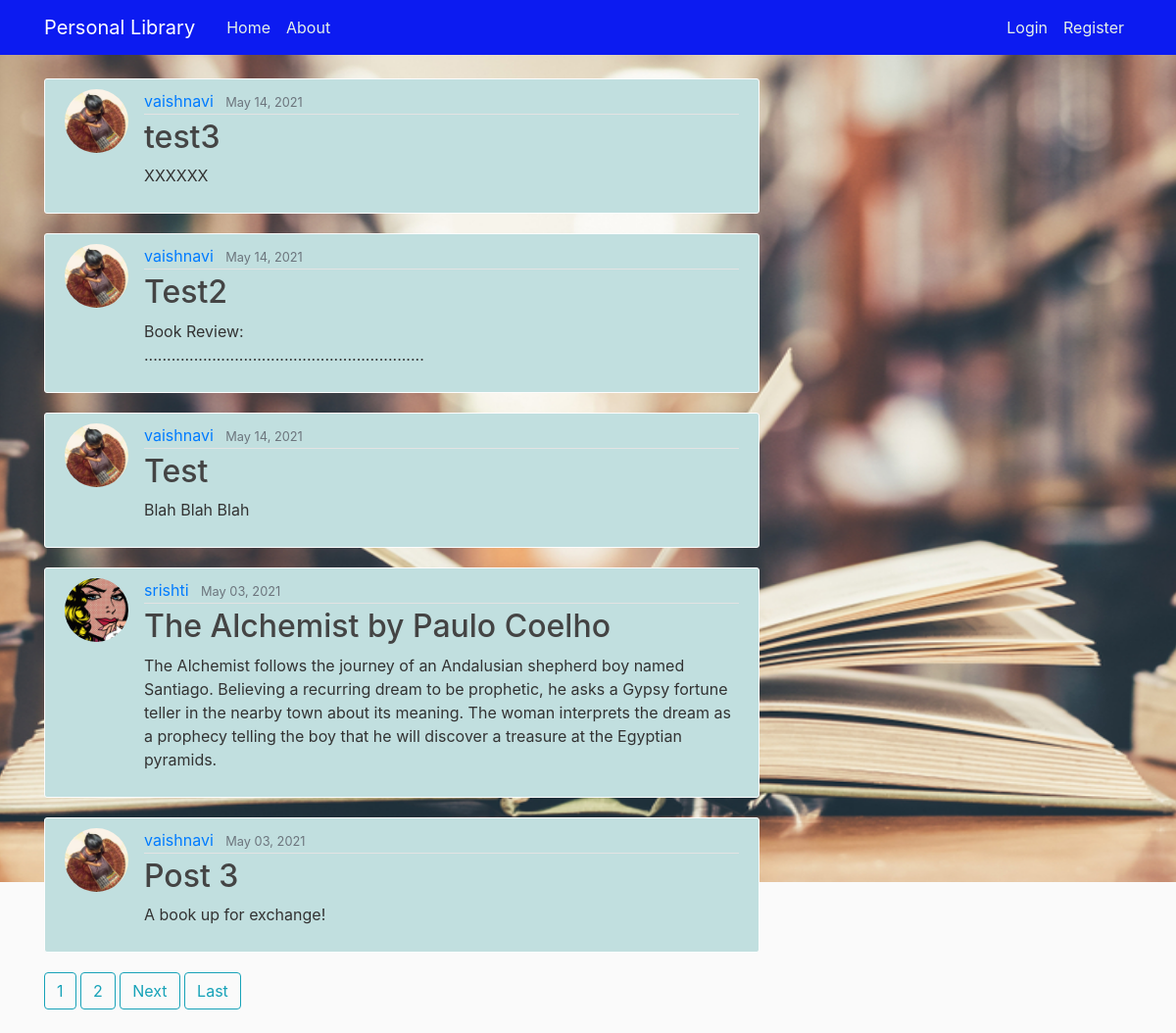
The page / on the database its author committed.
### library/models.py (models this page shows, shortened)
class Post(models.Model):
    title = models.CharField(max_length=100, help_text="Please enter the NAME of the book and its AUTHOR!")
    content = models.TextField(max_length=1000, help_text="Enter a SUMMARY for the book!")
    date_posted = models.DateTimeField(default=timezone.now)
    author = models.ForeignKey(User, on_delete=models.CASCADE)
    book_img = models.ImageField(default='default_book.jpg', upload_to='book_images')

### users/models.py (models this page shows, shortened)
class Profile(models.Model):
    user = models.OneToOneField(User, on_delete=models.CASCADE)
    image = models.ImageField(default='default.jpg',upload_to='profile_pics')

### library/views.py (the view)
# urls.py: path('', PostListView.as_view(), name='library-home'),
class PostListView(ListView):
    model=Post
    template_name = 'library/home.html'
    context_object_name = 'posts'
    ordering = ['-date_posted']
    paginate_by = 5

### library/templates/library/home.html (shortened to what this page needs)
{% extends "library/base.html" %}
{% block content %}
    {% for post in posts %}
        <article class="media content-section">
          <img class="rounded-circle article-img" src="{{ post.author.profile.image.url }}">
          <div class="media-body">
            <div class="article-metadata">
              <a class="mr-2" href="{% url 'user-posts' post.author.username %}">{{ post.author }}</a>
              <small class="text-muted">{{ post.date_posted|date:"F d, Y"}}</small>
            </div>
            <h2><a class="article-title" href="{% url 'post-detail' post.id %}">{{ post.title }}</a></h2>
            <p class="article-content">{{ post.content }}</p>
          </div>
        </article>
    {% endfor %}
    {% if is_paginated %}
      {% for num in page_obj.paginator.page_range %}
        {% if page_obj.number == num %}
          <a href="?page={{ num }}" class="btn btn-outline-info mb-4">{{ num }}</a>
        {% elif num > page_obj.number|add:'-3' and num < page_obj.number|add:'3' %}
          <a href="?page={{ num }}" class="btn btn-outline-info mb-4">{{ num }}</a>
        {% endif %}
      {% endfor %}
      {% if page_obj.has_next %}
        <a href="?page={{ page_obj.next_page_number }}" class="btn btn-outline-info mb-4">Next</a>
        <a href="?page={{ page_obj.paginator.num_pages}}" class="btn btn-outline-info mb-4">Last</a>
      {% endif %}
    {% endif %}
{% endblock content %}

### library/static/library/main.css (style rules this page uses)
body { background: #fafafa; color: #333333; margin-top: 5rem; }
h1, h2, h3, h4, h5, h6 { color: #444444; }
.content-section { background: #c1dfdf; padding: 10px 20px; border: 1px solid #fdfdfd; border-radius: 3px; margin-bottom: 20px; }
.article-title { color: #444444; }
.article-content { white-space: pre-line; }
.article-img { height: 65px; width: 65px; margin-right: 16px; }
.article-metadata { padding-bottom: 1px; margin-bottom: 4px; border-bottom: 1px solid #e3e3e3 }
#bg { background-repeat: no-repeat; background-size: 1800px 900px; background-position: top; background-attachment: fixed; }

### rows shown on the page
Post: author.profile.image (picture), author "vaishnavi", date_posted "May 14, 2021", title "test3", content "XXXXXX"
Post: author.profile.image (picture), author "vaishnavi", date_posted "May 14, 2021", title "Test2", content "Book Review: .............................................................."
Post: author.profile.image (picture), author "vaishnavi", date_posted "May 14, 2021", title "Test", content "Blah Blah Blah"
Post: author.profile.image (picture), author "srishti", date_posted "May 03, 2021", title "The Alchemist by Paulo Coelho", content "The Alchemist follows the journey of an Andalusian shepherd boy named Santiago. Believing a recurring dream to be prophetic, he asks a Gypsy fortune teller in the nearby town about its meaning. The woman interprets the dream as a prophecy telling the boy that he will discover a treasure at the Egyptian pyramids."
Post: author.profile.image (picture), author "vaishnavi", date_posted "May 03, 2021", title "Post 3", content "A book up for exchange!"

### other values the page prints
{{ num }} "1"
{{ num }} "2"
